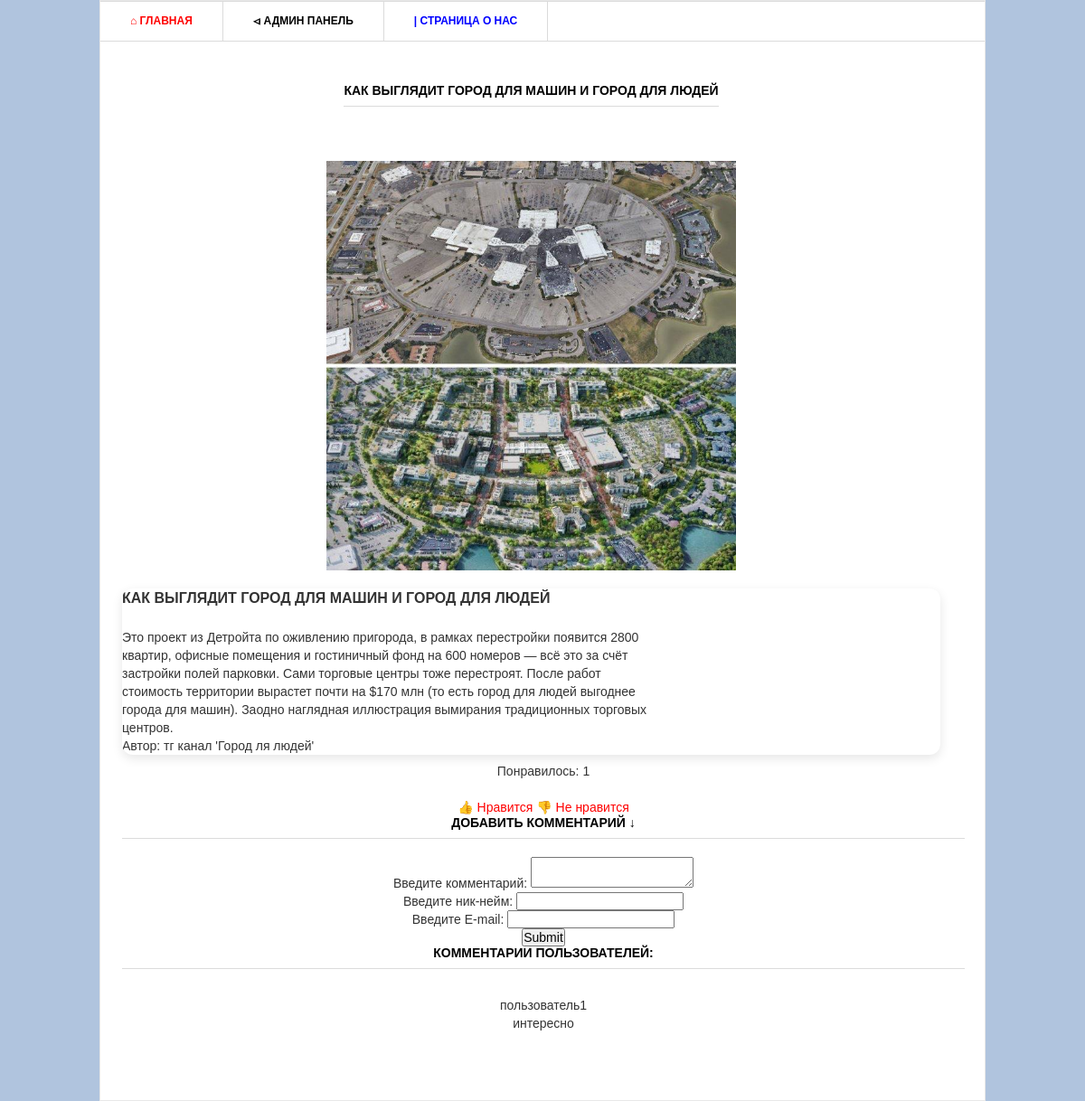
Page /4/ on the committed database.
### main/models.py (models this page shows, shortened)
class Post(models.Model):
    title = models.CharField('Заголовок записи', max_length=100)
    description = models.TextField('Текст записи')
    author = models.CharField('Имя автора', max_length=100)
    date = models.DateField('Дата размещения')
    img = models.ImageField('Изображения', upload_to='image/%Y')
    tags = models.ManyToManyField(Tag, blank=True)
    class Meta:
        verbose_name = 'Запись'
        verbose_name_plural = 'Записи'

class Comments(models.Model):
    email = models.EmailField()
    name = models.CharField('Имя', max_length=30)
    text_comments = models.TextField('Текст комментария', max_length=300)
    post = models.ForeignKey(Post, verbose_name='Публикация', on_delete=models.CASCADE)
    class Meta:
        verbose_name = 'Комментарий'
        verbose_name_plural = 'Комментарии'

### main/views.py (the view)
# urls.py: path('<int:pk>/', views.PostDetail.as_view()),
class PostDetail(View):
    def get(self, request, pk):
        post = Post.objects.get(id=pk)
        return render(request, 'main/blog_detail.html', {'post': post})

### main/templates/main/blog_detail.html (shortened to what this page needs)
{% load static %}
<html >
<head>
	<link rel="stylesheet" href="{% static 'css/style.css' %}" type="text/css" media="all" />
</head>
<body>
<div class="shell">
	<body style="background-color: #B0C4DE;">
	<div class="border">
		<div id="navigation">
			<ul>
			    <li><a href="/" class="active"> ⌂ Главная</a></li>
			    <li><a href="/admin" class="admin"> ⏿ Админ панель</a></li>
				<li><a href="/about" class="about"> | Страница о нас</a></li>
			</ul>
		</div>
		<div id="main">
			<div id="content" class="left">
				<div class="projects">
					<h3>{{ post.title }}</h3>
                    <img src="{{ post.img.url }}" width="50%" />
					<div class="item">
						<div class="text left">
							<h4>{{ post.title }}</h4>
							<p>{{ post.description }}</p>
							<p>Автор:  {{ post.author }}</p>
						</div>
					</div>
			</div>
		</div>
		<div>
			<br>
			<p>Понравилось: {{ post.likes_set.all.count }}</p>
			<br>
			<a href="{% url 'add_likes' post.id %}">👍 Нравится</a>
			<a href="{% url 'del_likes' post.id %}">👎 Не нравится</a>
		</div>
		<div class="form-comment">
			<h3>Добавить комментарий ↓</h3>
			<div>
				<form action="{% url 'add_comments' post.id %}" method="post">
					<div>
						<label>Введите комментарий:</label>
						<textarea name="text_comments"></textarea>
					</div>
					<div>
						<label>Введите ник-нейм: </label>
						<input type="text" name="name">
					</div>
					<div>
						<label>Введите E-mail: </label>
						<input type="email" name="email">
					</div>
					<div>
						<input type="submit">
					</div>
				</form>
			</div>
		</div>
		<div>
			<h3>Комментарии пользователей:</h3>
			{% for comment in post.comments_set.all %}
			<div class="view-comment">
				<p>{{ comment.name }}</p>
				<p>
					{{ comment.text_comments }}
				</p>
			</div>
			{% endfor %}
		</div>
	</div>
	<div id="footer">
		<p class="copy right">Copyright &copy;  2025 </p>
	</div>
</div>
</body>
</html>

### static/css/style.css (style rules this page uses)
* { margin: 0; padding: 0; outline:0; }
body { font-size: 14px; line-height: 20px; font-family: Georgia, Arial, Helvetica, Sans-Serif; color: #333; background-color: #B0E0E6; 'цвет классный конечно)' }
a { color: #ff0000; text-decoration: none; cursor:pointer; }
input, textarea, select { font-family: Arial, Helvetica, sans-serif; font-size:14px; }
textarea { overflow:auto; }
.left, .alignleft { float: left; display: inline; }
.right, .alignright { float: right; display: inline; }
.shell { width: 980px; margin: 0 auto; width: 980px; margin: 0 auto; background-color: #0077ff; text-align: center; }
.border { border: 1px solid #e8e8e8; background: #fff; position: relative; }
#navigation { height: 43px; border-top: 1px solid #dbdbdb; border-bottom: 1px solid #dbdbdb; }
#navigation ul { list-style: none; }
#navigation ul li { float: left; height: 43px; border-right: 1px solid #dbdbdb; font-size: 12px; line-height: 43px; font-weight: bold; text-transform: uppercase; }
#navigation ul li a { float: left; height: 43px; color: #000; padding: 0 33px; }
#navigation ul li a:hover, #navigation ul li a.active { color: #ff0000; text-decoration: none; }
#navigation ul li a.about { color: #0000FF; text-decoration: none; }
#main { width: 932px; padding: 37px 24px 17px 24px; }
#main h3 { font-size: 14px; line-height: 15px; color: #000; text-transform: uppercase; border-bottom: 1px solid #dbdbdb; padding: 0 0 9px 0; text-align: center; margin-bottom: 20px; }
#content { width: 905px; height: 760px; align-items: center; }
.projects { padding: 10px 0 0 0; display: flex; flex-direction: column; align-items: center; gap: 20px; }
.projects h3 { margin: 0 0 17px 0; }
.projects .item { margin: 0 0 28px 0; max-width: 600px; margin: 0 auto; text-align: left; }
.projects .text { width: 600px; }
.projects .text h4 { font-size: 16px; line-height: 15px; color: #333; text-transform: uppercase; padding: 3px 0 2px 0; }
#footer { font-family: Arial, sans-serif; font-size: 13px; line-height: 14px; color: #FFFFFF; padding: 18px 27px 20px 38px; }
.view-comment { padding: 10px; margin: 10; font-size: 18px border-radius: 15px; }
.shell { background-color: #0077ff; }
.projects .item { width: 100%; max-width: 1800px; max-height: 800px; background: #fff; border-radius: 12px; box-shadow: 0 4px 12px rgba(0,0,0,0.1); overflow: hidden; display: flex; flex-direction: column; }
h2, h4 { color: #333; margin-bottom: 1.5rem; }

### rows in the picture
Post: title "КАК ВЫГЛЯДИТ ГОРОД ДЛЯ МАШИН И ГОРОД ДЛЯ ЛЮДЕЙ", img (picture), description "Это проект из Детройта по оживлению пригорода, в рамках перестройки появится 2800 квартир, офисные помещения и гостиничный фонд на 600 номеров — всё это за счёт застройки полей парковки. Сами торговые центры тоже перестроят. После работ стоимость территории вырастет почти на $170 млн (то есть город для людей выгоднее города для машин). Заодно наглядная иллюстрация вымирания традиционных торговых центров.", author "тг канал 'Город ля людей'", likes_set.all.count "1"
Comments: name "пользователь1", text_comments "интересно"
